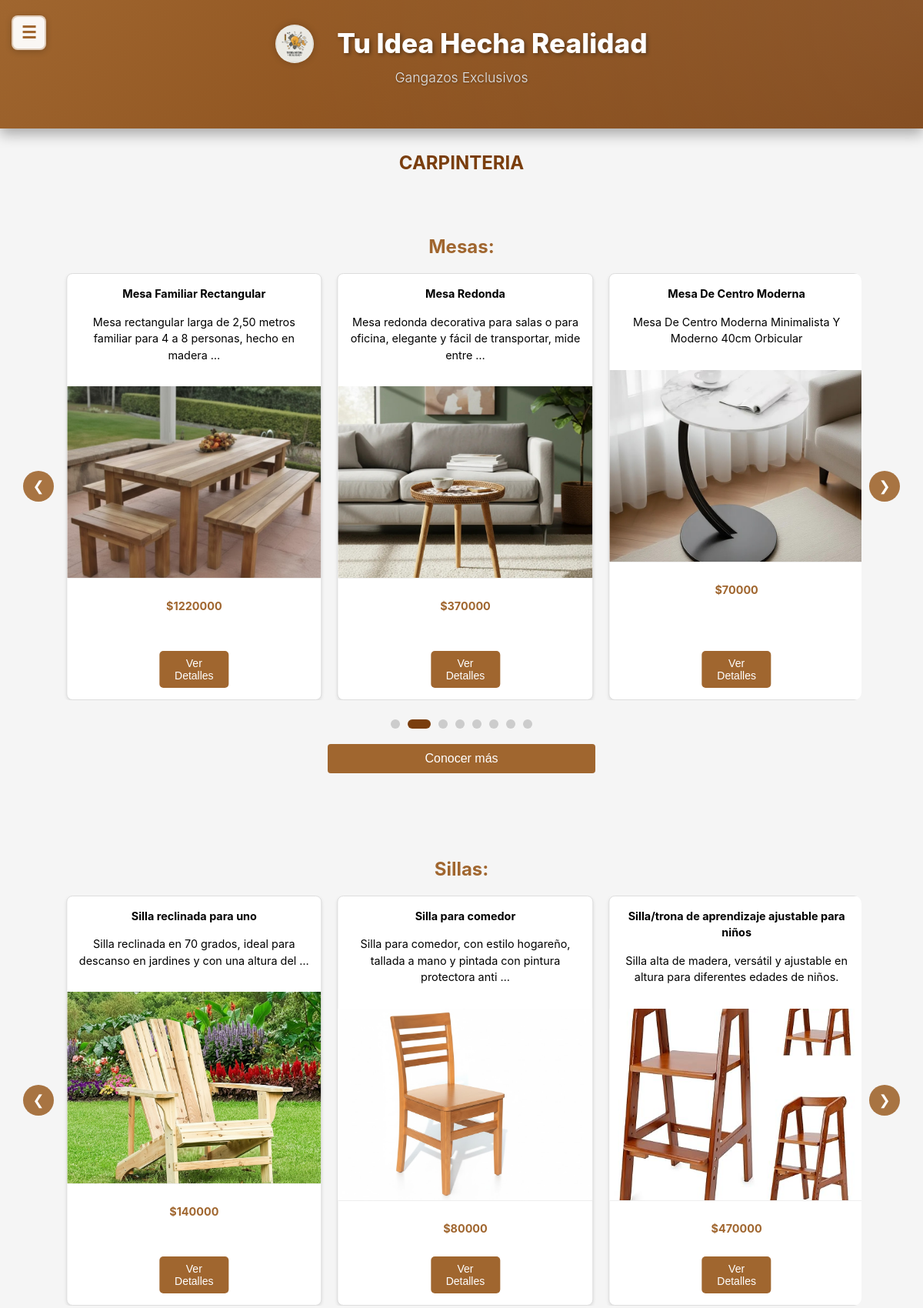
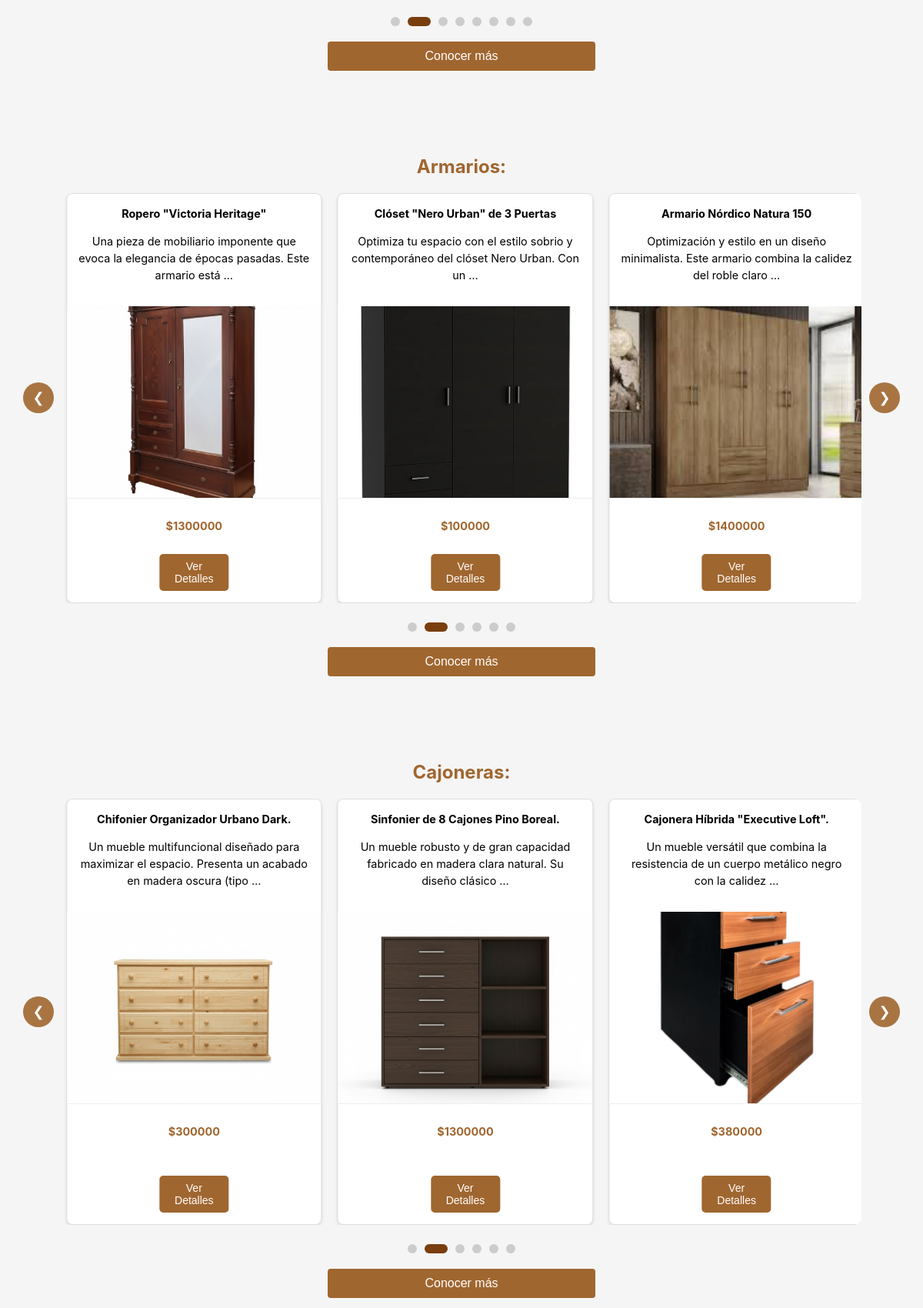
/productos/ (upper part), run on the app's committed database (2 pictures, top to bottom).
### core/models.py (models this page shows)
class Mesas(models.Model):
    nombre1 = models.CharField(max_length=100)
    descripcion1 = models.CharField(max_length=250, default='', blank=True,null=True)
    precio1 = models.DecimalField(max_digits=10, decimal_places=2)
    imagen1 = models.ImageField(upload_to='uploads/productos/')
    cantidad_disponible = models.IntegerField(default=0)
    is_active = models.BooleanField(default=True)

class Sillas(models.Model):
    nombre2 = models.CharField(max_length=100)
    descripcion2 = models.CharField(max_length=250, default='', blank=True,null=True)
    precio2 = models.DecimalField(max_digits=10, decimal_places=2)
    imagen2 = models.ImageField(upload_to='uploads/productos/')
    cantidad_disponible = models.IntegerField(default=0)
    is_active = models.BooleanField(default=True)

class Armarios(models.Model):
    nombre3 = models.CharField(max_length=100)
    descripcion3 = models.CharField(max_length=250, default='', blank=True,null=True)
    precio3 = models.DecimalField(max_digits=10, decimal_places=2)
    imagen3 = models.ImageField(upload_to='uploads/productos/')
    cantidad_disponible = models.IntegerField(default=0)
    is_active = models.BooleanField(default=True)

class Cajoneras(models.Model):
    nombre4 = models.CharField(max_length=100)
    descripcion4 = models.CharField(max_length=250, default='', blank=True,null=True)
    precio4 = models.DecimalField(max_digits=10, decimal_places=2)
    imagen4 = models.ImageField(upload_to='uploads/productos/')
    cantidad_disponible = models.IntegerField(default=0)
    is_active = models.BooleanField(default=True)

### core/views.py (the view, shortened to what this page needs)
# urls.py: path('productos/',views.productos,name='productos'),
def productos(request):
    usernameCliente = request.session.get('usernameCliente')
    usuario = None
    if usernameCliente:
        try:
            usuario = UserClientes.objects.get(usernameCliente=usernameCliente)
        except UserClientes.DoesNotExist:
            pass
    mesas = Mesas.objects.filter(is_active=True)[:10]
    sillas = Sillas.objects.filter(is_active=True)[:10]
    armarios = Armarios.objects.filter(is_active=True)[:10]
    cajoneras = Cajoneras.objects.filter(is_active=True)[:10]
    escritorios = Escritorios.objects.filter(is_active=True)[:10]
    utensilios = Utensilios.objects.filter(is_active=True)[:10]
    context = {
        'usuario': usuario,
        'mesas': mesas,
        'sillas': sillas,
        'armarios': armarios,
        'cajoneras': cajoneras,
        'escritorios': escritorios,
        'utensilios': utensilios,
    }
    return render(request, 'core/productos.html', context)

### core/context_processors.py (called while the page is built, shortened)
def idea_notifications(request):
    username_cliente = request.session.get('usernameCliente')
    username_empresa = request.session.get('usernameEmpresa')
    has_notif = False
    try:
        if username_cliente:
            has_notif = MensajeIdea.objects.filter(
                idea__autor=username_cliente,
                remitente_tipo='empresa',
                leido=False
            ).exists()
    except Exception as e:
        print(f"Error en idea_notifications: {str(e)}")
        has_notif = False
    return {
        'has_idea_notifications': has_notif
    }

### core/templates/core/productos.html (shortened to what this page needs)
<!DOCTYPE html>
<html lang="es">
<head>
    {% load static %}
    <link rel="stylesheet" href="{% static 'core/css/styles.css' %}">
    <link rel="stylesheet" href="{% static 'core/css/responsive.css' %}">
</head>
<body>
<div class="main-content-wrapper">
  <header>
    <button class="sidebar-toggle" onclick="toggleSidebar()">☰</button>
    <h1>
      <img src="{% static 'core/img/Gemini_Generated_Image_tzay6utzay6utzay.jfif' %}" alt="Logo" class="header-logo">
      Tu Idea Hecha Realidad
    </h1>
    <p class="subtitulo">Gangazos Exclusivos</p>
  </header>
    <section>
        <div>
            <h2>CARPINTERIA</h2>
            <br>
        </div>
        {% if mesas %}
        <section class="seccion-at">
            <div>
                <h3>Mesas:</h3>
                <div class="carousel-productos-container" data-categoria="mesas">
                    <button class="carousel-btn prev-btn" onclick="moveProductosCarousel('mesas', -1)">❮</button>
                    <div class="carousel-productos-wrapper">
                        <div class="carousel-productos-track" id="mesasTrack">
                            {% for mesa in mesas %}
                            <div class="articulo carousel-item">
                                <div>
                                    <div>
                                        <div class="contenido-articulo">
                                            <p><b>{{ mesa.nombre1 }}</b></p>
                                            <p>{{ mesa.descripcion1|truncatewords:15 }}</p>
                                        </div>
                                    </div>
                                </div>
                                {% if mesa.imagen1 %}
                                <img src="{{ mesa.imagen1.url }}" alt="{{ mesa.nombre1 }}">
                                {% else %}
                                <img src="{% static 'core/img/Mesa.jpg' %}" alt="{{ mesa.nombre1 }}">
                                {% endif %}
                                <div class="contenido-articulo">
                                    <p class="precio-destacado">${{ mesa.precio1|floatformat:0 }}</p>
                                    <button class="btn-ver-detalles" onclick="mostrarDetalles('mesa', {{ mesa.id }}, '{{ mesa.nombre1|escapejs }}', '{{ mesa.descripcion1|escapejs }}', '{{ mesa.precio1 }}', '{% if mesa.imagen1 %}{{ mesa.imagen1.url }}{% else %}{% static 'core/img/Mesa.jpg' %}{% endif %}')">Ver Detalles</button>
                                </div>
                            </div>
                            {% empty %}
                            <div class="articulo carousel-item">
                                <div class="contenido-articulo">
                                    <p>No hay productos disponibles</p>
                                </div>
                            </div>
                            {% endfor %}
                        </div>
                    </div>
                    <button class="carousel-btn next-btn" onclick="moveProductosCarousel('mesas', 1)">❯</button>
                </div>
                <div class="carousel-indicators" id="mesasIndicators"></div>
                <br>
                <button><a href="{% url 'ceramica' %}">Conocer más</a></button>
            </div>
        </section>
        <br>
        <br>
        {% endif %}
        {% if sillas %}
        <section class="seccion-at">
            <div>
                <h3>Sillas:</h3>
                <div class="carousel-productos-container" data-categoria="sillas">
                    <button class="carousel-btn prev-btn" onclick="moveProductosCarousel('sillas', -1)">❮</button>
                    <div class="carousel-productos-wrapper">
                        <div class="carousel-productos-track" id="sillasTrack">
                            {% for silla in sillas %}
                            <div class="articulo carousel-item">
                                <div>
                                    <div>
                                        <div class="contenido-articulo">
                                            <p><b>{{ silla.nombre2 }}</b></p>
                                            <p>{{ silla.descripcion2|truncatewords:15 }}</p>
                                        </div>
                                    </div>
                                </div>
                                {% if silla.imagen2 %}
                                <img src="{{ silla.imagen2.url }}" alt="{{ silla.nombre2 }}">
                                {% else %}
                                <img src="{% static 'core/img/Sillas.jpg' %}" alt="{{ silla.nombre2 }}">
                                {% endif %}
                                <div class="contenido-articulo">
                                    <p class="precio-destacado">${{ silla.precio2|floatformat:0 }}</p>
                                    <button class="btn-ver-detalles" onclick="mostrarDetalles('silla', {{ silla.id }}, '{{ silla.nombre2|escapejs }}', '{{ silla.descripcion2|escapejs }}', '{{ silla.precio2 }}', '{% if silla.imagen2 %}{{ silla.imagen2.url }}{% else %}{% static 'core/img/Sillas.jpg' %}{% endif %}')">Ver Detalles</button>
                                </div>
                            </div>
                            {% empty %}
                            <div class="articulo carousel-item">
                                <div class="contenido-articulo">
                                    <p>No hay productos disponibles</p>
                                </div>
                            </div>
                            {% endfor %}
                        </div>
                    </div>
                    <button class="carousel-btn next-btn" onclick="moveProductosCarousel('sillas', 1)">❯</button>
                </div>
                <div class="carousel-indicators" id="sillasIndicators"></div>
                <br>
                <button><a href="{% url 'vidrieria' %}">Conocer más</a></button>
            </div>
        </section>
        <br>
        <br>
        {% endif %}
        {% if armarios %}
        <section class="seccion-at">
            <div>
                <h3>Armarios:</h3>
                <div class="carousel-productos-container" data-categoria="armarios">
                    <button class="carousel-btn prev-btn" onclick="moveProductosCarousel('armarios', -1)">❮</button>
                    <div class="carousel-productos-wrapper">
                        <div class="carousel-productos-track" id="armariosTrack">
                            {% for armario in armarios %}
                            <div class="articulo carousel-item">
                                <div>
                                    <div>
                                        <div class="contenido-articulo">
                                            <p><b>{{ armario.nombre3 }}</b></p>
                                            <p>{{ armario.descripcion3|truncatewords:15 }}</p>
                                        </div>
                                    </div>
                                </div>
                                {% if armario.imagen3 %}
                                <img src="{{ armario.imagen3.url }}" alt="{{ armario.nombre3 }}">
                                {% else %}
                                <img src="{% static 'core/img/Armario.jpg' %}" alt="{{ armario.nombre3 }}">
                                {% endif %}
                                <div class="contenido-articulo">
                                    <p class="precio-destacado">${{ armario.precio3|floatformat:0 }}</p>
                                    <button class="btn-ver-detalles" onclick="mostrarDetalles('armario', {{ armario.id }}, '{{ armario.nombre3|escapejs }}', '{{ armario.descripcion3|escapejs }}', '{{ armario.precio3 }}', '{% if armario.imagen3 %}{{ armario.imagen3.url }}{% else %}{% static 'core/img/Armario.jpg' %}{% endif %}')">Ver Detalles</button>
                                </div>
                            </div>
                            {% empty %}
                            <div class="articulo carousel-item">
                                <div class="contenido-articulo">
                                    <p>No hay productos disponibles</p>
                                </div>
                            </div>
                            {% endfor %}
                        </div>
                    </div>
                    <button class="carousel-btn next-btn" onclick="moveProductosCarousel('armarios', 1)">❯</button>
                </div>
                <div class="carousel-indicators" id="armariosIndicators"></div>
                <br>
                <button><a href="{% url 'carpinteria' %}">Conocer más</a></button>
            </div>
        </section>
        <br>
        <br>
        {% endif %}
        {% if cajoneras %}
        <section class="seccion-at">
            <div>
                <h3>Cajoneras:</h3>
                <div class="carousel-productos-container" data-categoria="cajoneras">
                    <button class="carousel-btn prev-btn" onclick="moveProductosCarousel('cajoneras', -1)">❮</button>
                    <div class="carousel-productos-wrapper">
                        <div class="carousel-productos-track" id="cajonerasTrack">
                            {% for cajonera in cajoneras %}
                            <div class="articulo carousel-item">
                                <div>
                                    <div>
                                        <div class="contenido-articulo">
                                            <p><b>{{ cajonera.nombre4 }}</b></p>
                                            <p>{{ cajonera.descripcion4|truncatewords:15 }}</p>
                                        </div>
                                    </div>
                                </div>
                                {% if cajonera.imagen4 %}
                                <img src="{{ cajonera.imagen4.url }}" alt="{{ cajonera.nombre4 }}">
                                {% else %}
                                <img src="{% static 'core/img/Cajonera1.webp' %}" alt="{{ cajonera.nombre4 }}">
                                {% endif %}
                                <div class="contenido-articulo">
                                    <p class="precio-destacado">${{ cajonera.precio4|floatformat:0 }}</p>
                                    <button class="btn-ver-detalles" onclick="mostrarDetalles('cajonera', {{ cajonera.id }}, '{{ cajonera.nombre4|escapejs }}', '{{ cajonera.descripcion4|escapejs }}', '{{ cajonera.precio4 }}', '{% if cajonera.imagen4 %}{{ cajonera.imagen4.url }}{% else %}{% static 'core/img/Cajonera1.webp' %}{% endif %}')">Ver Detalles</button>
                                </div>
                            </div>
                            {% empty %}
                            <div class="articulo carousel-item">
                                <div class="contenido-articulo">
                                    <p>No hay productos disponibles</p>
                                </div>
                            </div>
                            {% endfor %}
                        </div>
                    </div>
                    <button class="carousel-btn next-btn" onclick="moveProductosCarousel('cajoneras', 1)">❯</button>
                </div>
                <div class="carousel-indicators" id="cajonerasIndicators"></div>
                <br>
                <button><a href="{% url 'metaleria' %}">Conocer más</a></button>
            </div>
        </section>
        <br>
        <br>
        {% endif %}
        {% if escritorios %}
        <br>
        <br>
        {% endif %}
    </section>
</div>
{% include 'core/floating_buttons.html' %}
{% include 'core/modal_notificaciones.html' %}
</body>
</html>

### core/static/core/css/responsive.css (style rules this page uses)
html { overflow-x: hidden; width: 100%; max-width: 100vw; }
body { overflow-x: hidden; width: 100%; max-width: 100vw; margin: 0; padding: 0; }
* { box-sizing: border-box; }
.sidebar-toggle { display: flex !important; position: fixed !important; top: 20px !important; left: 15px !important; z-index: 10003 !important; background: rgba(255, 255, 255, 0.95); color: #A0662F; border: 2px solid rgba(160, 102, 47, 0.3); width: 45px; height: 45px; border-radius: 8px; cursor: pointer; box-shadow: 0 2px 8px rgba(0, 0, 0, 0.2); transition: all 0.3s ease; font-size: 22px; align-items: center; justify-content: center; font-weight: bold; }
@media screen and (min-width: 1025px) and (max-width: 1366px) { .sidebar-toggle { display: flex !important; position: fixed !important; top: 20px !important; left: 15px !important; z-index: 10003 !important; align-items: center; justify-content: center; } }
@media screen and (min-width: 1025px) and (max-width: 1366px) { .main-content-wrapper { margin-left: 0 !important; width: 100% !important; padding: 0 20px 20px 20px; } }
@media screen and (min-width: 1025px) and (max-width: 1366px) { header h1 { font-size: 2.2rem; } }
@media screen and (min-width: 1025px) and (max-width: 1366px) { header .subtitulo { font-size: 1.1rem; } }

### data on the page
Mesas: nombre1 "Mesa Familiar Rectangular", descripcion1 "Mesa rectangular larga de 2,50 metros familiar para 4 a 8 personas, hecho en madera …", imagen1 (picture), precio1 "1220000"
Mesas: nombre1 "Mesa Redonda", descripcion1 "Mesa redonda decorativa para salas o para oficina, elegante y fácil de transportar, mide entre …", imagen1 (picture), precio1 "370000"
Mesas: nombre1 "Mesa De Centro Moderna", descripcion1 "Mesa De Centro Moderna Minimalista Y Moderno 40cm Orbicular", imagen1 (picture), precio1 "70000"
Sillas: nombre2 "Silla reclinada para uno", descripcion2 "Silla reclinada en 70 grados, ideal para descanso en jardines y con una altura del …", imagen2 (picture), precio2 "140000"
Sillas: nombre2 "Silla para comedor", descripcion2 "Silla para comedor, con estilo hogareño, tallada a mano y pintada con pintura protectora anti …", imagen2 (picture), precio2 "80000"
Sillas: nombre2 "Silla/trona de aprendizaje ajustable para niños", descripcion2 "Silla alta de madera, versátil y ajustable en altura para diferentes edades de niños.", imagen2 (picture), precio2 "470000"
Armarios: nombre3 "Ropero \"Victoria Heritage\"", descripcion3 "Una pieza de mobiliario imponente que evoca la elegancia de épocas pasadas. Este armario está …", imagen3 (picture), precio3 "1300000"
Armarios: nombre3 "Clóset \"Nero Urban\" de 3 Puertas", descripcion3 "Optimiza tu espacio con el estilo sobrio y contemporáneo del clóset Nero Urban. Con un …", imagen3 (picture), precio3 "100000"
Armarios: nombre3 "Armario Nórdico Natura 150", descripcion3 "Optimización y estilo en un diseño minimalista. Este armario combina la calidez del roble claro …", imagen3 (picture), precio3 "1400000"
Cajoneras: nombre4 "Chifonier Organizador Urbano Dark.", descripcion4 "Un mueble multifuncional diseñado para maximizar el espacio. Presenta un acabado en madera oscura (tipo …", imagen4 (picture), precio4 "300000"
Cajoneras: nombre4 "Sinfonier de 8 Cajones Pino Boreal.", descripcion4 "Un mueble robusto y de gran capacidad fabricado en madera clara natural. Su diseño clásico …", imagen4 (picture), precio4 "1300000"
Cajoneras: nombre4 "Cajonera Híbrida \"Executive Loft\".", descripcion4 "Un mueble versátil que combina la resistencia de un cuerpo metálico negro con la calidez …", imagen4 (picture), precio4 "380000"
